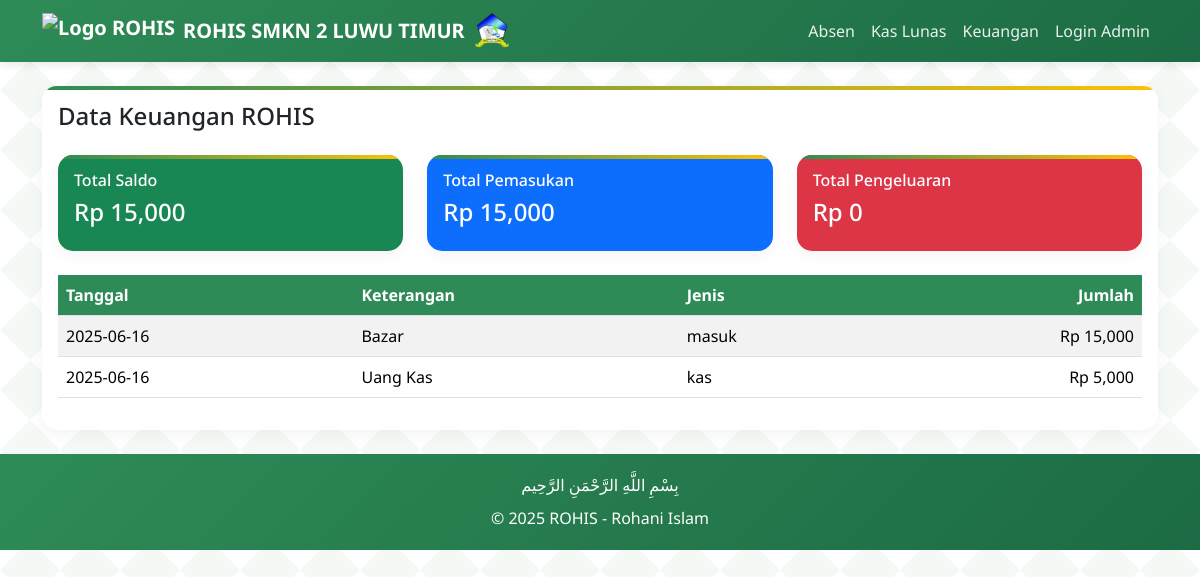
The app's page /keuangan_view with its own data.
### web rohis/main.py (models this page shows)
class Keuangan(db.Model):
    id = db.Column(db.Integer, primary_key=True)
    tanggal = db.Column(db.String(20))
    keterangan = db.Column(db.String(200))
    jenis = db.Column(db.String(10))
    jumlah = db.Column(db.Float)
    catatan = db.Column(db.String(200))  # <-- INI letak field catatan

### web rohis/main.py (the view)
@app.route('/keuangan_view')
def keuangan_view():
    data = Keuangan.query.order_by(Keuangan.tanggal.desc()).all()
    total_masuk = db.session.query(db.func.sum(Keuangan.jumlah)).filter_by(jenis='masuk').scalar() or 0
    total_keluar = db.session.query(db.func.sum(Keuangan.jumlah)).filter_by(jenis='keluar').scalar() or 0
    return render_template('keuangan_view.html',
                         data=data,
                         saldo=total_masuk - total_keluar,
                         total_masuk=total_masuk,
                         total_keluar=total_keluar)

### web rohis/main.py (called while the page is built)
@app.context_processor
def inject_now():
    return {'now': datetime.now()}

### web rohis/templates/keuangan_view.html
{% extends 'base.html' %}
{% block content %}
<div class="card">
    <div class="card-body">
        <h4 class="card-title mb-4">Data Keuangan ROHIS</h4>
        <div class="row mb-4">
            <div class="col-md-4">
                <div class="card bg-success text-white">
                    <div class="card-body">
                        <h6>Total Saldo</h6>
                        <h4>Rp {{ "{:,.0f}".format(saldo) }}</h4>
                    </div>
                </div>
            </div>
            <div class="col-md-4">
                <div class="card bg-primary text-white">
                    <div class="card-body">
                        <h6>Total Pemasukan</h6>
                        <h4>Rp {{ "{:,.0f}".format(total_masuk) }}</h4>
                    </div>
                </div>
            </div>
            <div class="col-md-4">
                <div class="card bg-danger text-white">
                    <div class="card-body">
                        <h6>Total Pengeluaran</h6>
                        <h4>Rp {{ "{:,.0f}".format(total_keluar) }}</h4>
                    </div>
                </div>
            </div>
        </div>
        <div class="table-responsive">
            <table class="table table-striped">
                <thead>
                    <tr>
                        <th>Tanggal</th>
                        <th>Keterangan</th>
                        <th>Jenis</th>
                        <th class="text-end">Jumlah</th>
                    </tr>
                </thead>
                <tbody>
                    {% for d in data %}
                    <tr>
                        <td>{{ d.tanggal }}</td>
                        <td>{{ d.keterangan }}</td>
                        <td>{{ d.jenis }}</td>
                        <td class="text-end">Rp {{ "{:,.0f}".format(d.jumlah) }}</td>
                    </tr>
                    {% endfor %}
                </tbody>
            </table>
        </div>
    </div>
</div>
{% endblock %}

### web rohis/templates/base.html (style rules this page uses)
:root { --primary-color: #2E8B57; --secondary-color: #1C6B44; --accent-color: #FFC107; --text-color: #333; }
body { font-family: 'Noto Sans', sans-serif; background: var(--bg-pattern); color: var(--text-color); }
.card { border: none; border-radius: 15px; box-shadow: 0 4px 15px rgba(0,0,0,0.05); background: white; position: relative; overflow: hidden; }
.card::before { content: ''; position: absolute; top: 0; left: 0; right: 0; height: 4px; background: linear-gradient(90deg, var(--primary-color), var(--accent-color)); }
.table th { background-color: var(--primary-color); color: white; }

### records on screen
Keuangan: tanggal "2025-06-16", keterangan "Bazar", jenis "masuk", jumlah "15,000"
Keuangan: tanggal "2025-06-16", keterangan "Uang Kas", jenis "kas", jumlah "5,000"

### other values on screen
{{ "{:,.0f}".format(saldo) }} "15,000"
{{ "{:,.0f}".format(total_masuk) }} "15,000"
{{ "{:,.0f}".format(total_keluar) }} "0"
